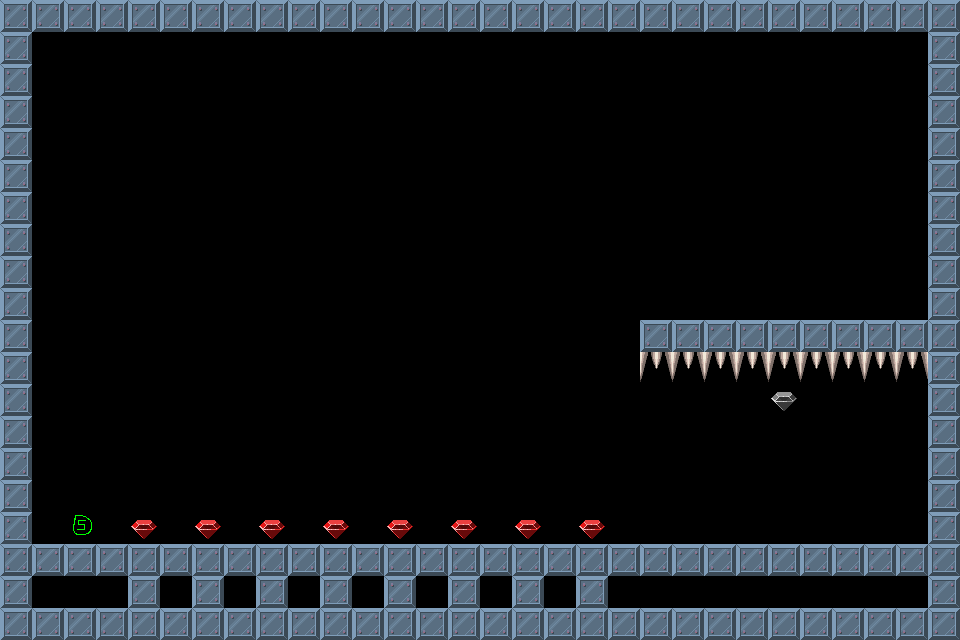

The image is a tile-based game level rendered from a .tmx file. Its description and source (layers, tilesets, objects; grid data summarised) follow:
An orthogonal 30x20 tile map with 32x32 px tiles, 1 tile layer (Tile Layer 1).

<map version="1.0" orientation="orthogonal" width="30" height="20" tilewidth="32" tileheight="32">
 <tileset firstgid="1" name="brick-1" tilewidth="32" tileheight="32">
  <image source="brick-1.png" width="128" height="128" />
  <tile id="0">
   <properties>
    <property name="components" value="Platform" />
   </properties>
  </tile>
  <tile id="1">
   <properties>
    <property name="components" value="PlayerStart" />
   </properties>
  </tile>
  <tile id="2">
   <properties>
    <property name="components" value="Spikes, Deadly" />
   </properties>
  </tile>
  <tile id="3">
   <properties>
    <property name="components" value="Gem" />
   </properties>
  </tile>
  <tile id="4">
   <properties>
    <property name="components" value="Spikes, Deadly" />
   </properties>
  </tile>
  <tile id="5">
   <properties>
    <property name="components" value="Stone, Pushable, Platform" />
   </properties>
  </tile>
  <tile id="6">
   <properties>
    <property name="components" value="Gem, PowerUp" />
   </properties>
  </tile>
  <tile id="7">
   <properties>
    <property name="components" value="Gem, PowerDown" />
   </properties>
  </tile>
 </tileset>
 <layer name="Tile Layer 1" width="30" height="20">
  <data>[600 cells, 160 non-empty, 5 distinct tile ids]</data>
 </layer>
</map>
